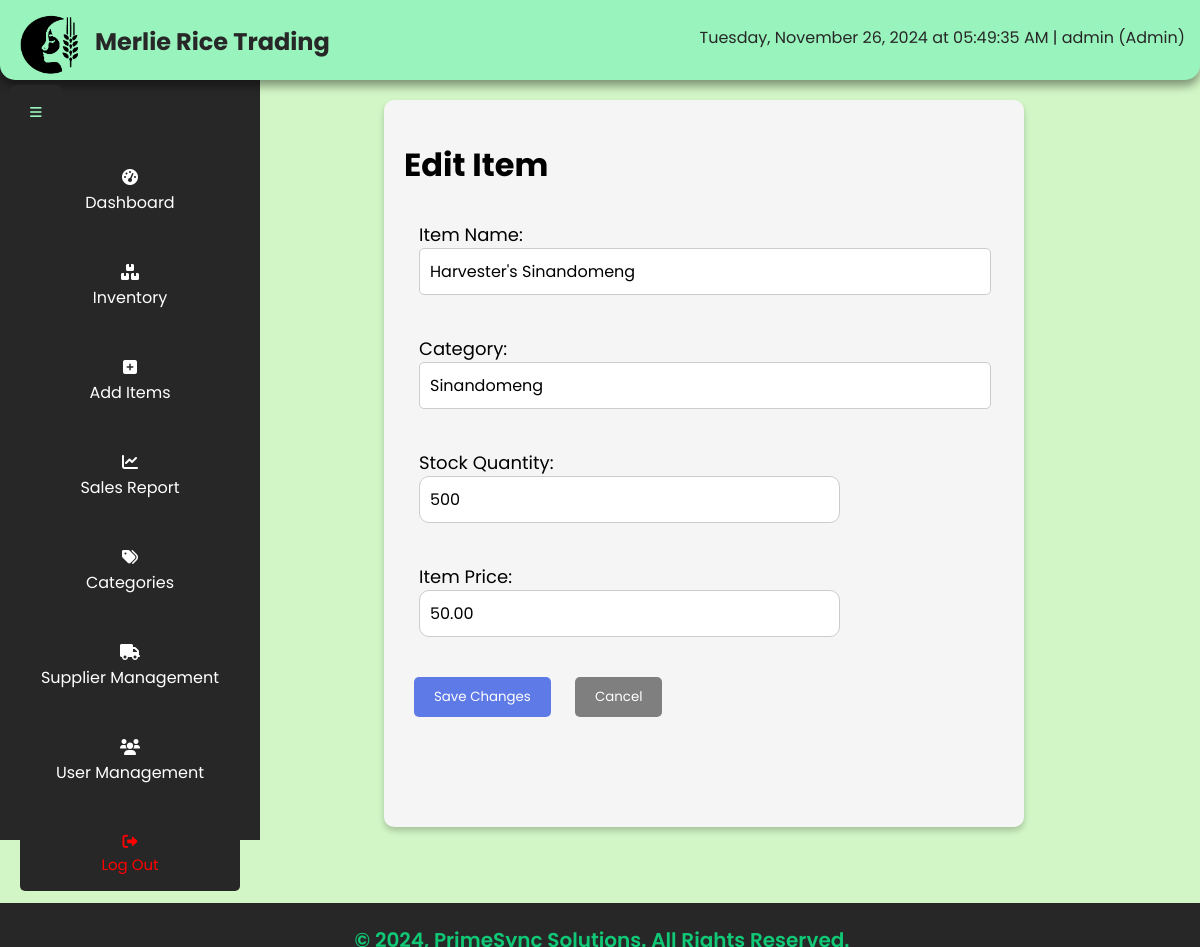
The page /edit_item.php?id=1 (signed in) on the database its author committed.
### tables this page shows
CREATE TABLE IF NOT EXISTS `items` (
  `item_id` int(11) NOT NULL AUTO_INCREMENT,
  `item_name` varchar(100) NOT NULL,
  `ProcessingMethod` varchar(100) DEFAULT NULL,
  `Region` varchar(100) DEFAULT NULL,
  `date_time` datetime DEFAULT NULL,
  `StockQuantity` int(11) NOT NULL,
  `supplier_name` varchar(100) DEFAULT NULL,
  `supplier_id` int(11) DEFAULT NULL,
  `QualityGrade` varchar(100) DEFAULT NULL,
  `MinimumStockLevel` int(11) NOT NULL,
  `item_price` decimal(10,2) DEFAULT NULL,
  `creator` varchar(100) DEFAULT NULL,
  `cat_id` int(11) DEFAULT NULL,
  `category` varchar(100) DEFAULT NULL,
  PRIMARY KEY (`item_id`),
  FOREIGN KEY (`cat_id`) REFERENCES `category` (`cat_id`) ON DELETE SET NULL ON UPDATE CASCADE,
  FOREIGN KEY (`category`) REFERENCES `category` (`category`) ON DELETE SET NULL ON UPDATE CASCADE,
  FOREIGN KEY (`supplier_id`) REFERENCES `suppliers` (`supplier_id`) ON DELETE CASCADE ON UPDATE CASCADE,
  FOREIGN KEY (`supplier_name`) REFERENCES `suppliers` (`supplier_name`) ON DELETE CASCADE ON UPDATE CASCADE
);

### edit_item.php (the view, shortened to what this page needs)
<?php
include 'db_connector.php';
if ($_SERVER['REQUEST_METHOD'] == 'GET') {
    $item_id = $_GET['id'];
    $sql = "SELECT * FROM items WHERE item_id = ?";
    $stmt = $conn->prepare($sql);
    $stmt->bind_param('i', $item_id);
    $stmt->execute();
    $result = $stmt->get_result();
    $item = $result->fetch_assoc();
}
?>
<!DOCTYPE html>
<html lang="en">
<head>
    <?php include 'header.php'; ?>
    <?php include 'sidebar.php'; ?>
    <link rel="stylesheet" href="/PrimeSync_IMS/assets/Css/index.css?v=<?php echo time(); ?>">
</head>
<body>
    <div class="dashboard-container edit-items-div">
        <h1>Edit Item</h1>
        <form method="POST" action="edit_item.php">
            <div class="form-input" style="border: none;">
                <label for="item_name">Item Name:</label>
                <input type="text" id="item_name" name="item_name" value="<?php echo $item['item_name']; ?>" required>
            </div>
            <div class="form-input" style="border: none;">
                <label for="category">Category:</label>
                <input type="text" id="category" name="category" value="<?php echo $item['category']; ?>" required>
            </div>
            <div class="form-input" style="border: none;">
                <label for="StockQuantity">Stock Quantity:</label>
                <input type="number" id="StockQuantity" name="StockQuantity" value="<?php echo $item['StockQuantity']; ?>" required>
            </div>
            <div class="form-input" style="border: none;">
                <label for="item_price">Item Price:</label>
                <input type="number" step="0.01" id="item_price" name="item_price" value="<?php echo $item['item_price']; ?>" required>
            </div>
            <div class="form-actions">
                <button type="submit" class="modal-btn edit">Save Changes</button>
                <button type="button" class="modal-btn cancel" onclick="window.location.href='inventory.php'">Cancel</button>
            </div>
        </form>
    </div>
    <?php include 'footer.php'; ?>
</body>
</html>

### assets/Css/index.css (style rules this page uses)
body { background-color: #D2F6C5; margin: 0; line-height: normal; font-family: 'Poppins', sans-serif; padding-top: 60px; }
.form-input:not(.add-quantity) { border: 2px solid #000; border-radius: 12px; padding: 10px 15px; font-size: 18px; width: 100%; box-sizing: border-box; font-family: inherit; }
.form-input::placeholder { color: #aaa; }
.modal-btn { padding: 10px 20px; margin: 10px; border: none; border-radius: 5px; cursor: pointer; font-family: 'Poppins', sans-serif; }
.cancel { background-color: gray; color: white; }
.dashboard-container { margin: 40px 20px 10% 280px; padding: 20px; padding-bottom: 100px; background-color: #f5f5f5; border-radius: 10px; box-shadow: 0 4px 6px rgba(0, 0, 0, 0.2); }
.usermodal-content input[type="text"], .usermodal-content input[type="password"], .usermodal-content input[type="number"], .usermodal-content input[type="email"], .usermodal-content textarea, .form-input input[type="number"], .edit-items-div input[type="text"], .usermodal-content select { font-family: 'Poppins', sans-serif; width: calc(100% - 20px); padding: 10px; margin: 0 auto 20px auto; display: block; border: 1px solid #ccc; border-radius: 5px; font-size: 16px; }
.form-input input[type="number"] { width: 70%; margin-left: 0; padding: 10px; border-radius: 10px; justify-content: left; }
.modal-btn.cancel { background-color: #7f7f7f; color: white; }
.modal-btn.edit { background-color: #5e7ae7; color: white; }
.edit-items-div, .add-quantity-div { width: 50%; margin-left: 32%; }

### rows shown on the page
items: item_name "Harvester's Sinandomeng", category "Sinandomeng", StockQuantity "500", item_price "50.00"
